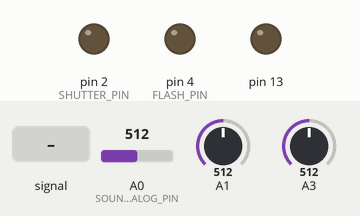
This sketch was run on a simulated Arduino Uno, built with avr-gcc and run on an emulated ATmega328P. Parts: output pins drawn as LEDs (lit = HIGH). Dashed ring = blinking. The inputs (shaded band) are chosen by the test bench; at power-on: A0 (SOUND_TRIGGER_ANALOG_PIN) = 512, A1 = 512, A3 = 512.

Above: at 1.6 s.
1.7 s: A0 (SOUND_TRIGGER_ANALOG_PIN) fed a 1000 Hz sine of ±255 counts around its level
At 1.95 s:
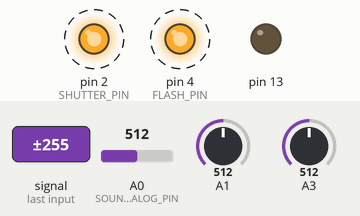
At 3.11 s:
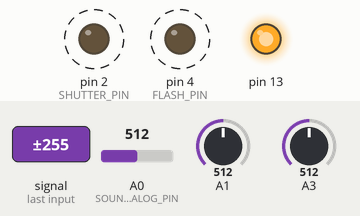
4.7 s: A0 (SOUND_TRIGGER_ANALOG_PIN) set to 716
At 5.8 s:
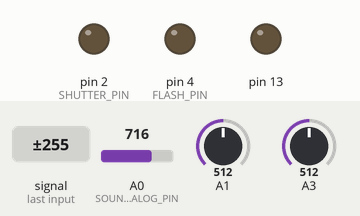
6.2 s: A0 (SOUND_TRIGGER_ANALOG_PIN) set to 949
7.7 s: A0 (SOUND_TRIGGER_ANALOG_PIN) set to 983
Timing chart, 0 to 10.2 s (numbered marks = the images above; inputs shaded):
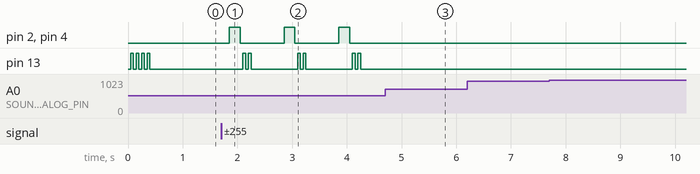

Measured:
- after the input at 1.7 s, pin 2 (SHUTTER_PIN), pin 4 (FLASH_PIN): alternates HIGH for 0.20 s and LOW for 0.80 s, starting after 0.15 s; pin 13: LOW → HIGH after 0.40 s, then repeats every 1.0 s: LOW 0.05 s, HIGH 0.05 s, LOW 0.85 s, HIGH 0.05 s
- after the input at 4.7 s, pin 2 (SHUTTER_PIN), pin 4 (FLASH_PIN), pin 13: stops changing and stays LOW
- after the input at 6.2 s, every drawn part: stays the same
- after the input at 7.7 s, every drawn part: stays the same

The sketch:

Sound_trigger.ino
```cpp
#define FLASH_PIN 4
#define SHUTTER_PIN 2
#define SOUND_TRIGGER_ANALOG_PIN 0

int soundVal;

int outputValue;
int delaytime;
int delayedtime;

long ilkshutter = 0;

void setup() {
  pinMode(SHUTTER_PIN, OUTPUT);
  digitalWrite(SHUTTER_PIN, LOW);
  pinMode(FLASH_PIN, OUTPUT);
  digitalWrite(FLASH_PIN, LOW);
  pinMode(13, OUTPUT);
  digitalWrite(13, LOW);
  soundVal = analogRead(SOUND_TRIGGER_ANALOG_PIN);
  blinkLED(4);
}

void loop() {
  int sensorValue = analogRead(A1);
  outputValue = map(sensorValue, 0, 1023, 0, 500);
  int sensorValueDelay = analogRead(A3);
  delaytime = map(sensorValueDelay, 0, 1023, 0, 300);
  int newsoundVal = analogRead(SOUND_TRIGGER_ANALOG_PIN);
  if (abs(newsoundVal - soundVal > outputValue))
  {
    unsigned long sonshutter = millis();
    if(sonshutter - ilkshutter > 1000) {
      ilkshutter = sonshutter;
      delay(delaytime);
      digitalWrite(SHUTTER_PIN, HIGH);
      digitalWrite(FLASH_PIN, HIGH);
      delay(200);
      digitalWrite(SHUTTER_PIN, LOW);
      digitalWrite(FLASH_PIN, LOW);
      digitalWrite(13, LOW);
      blinkLED(2);
    }
  }
  soundVal = newsoundVal;
}

void blinkLED(int numBlinks) {
  for (int i=0; i < numBlinks; i++) {
    delay(50);
    digitalWrite(13, HIGH);
    delay(50);
    digitalWrite(13, LOW);
  }
}
```
